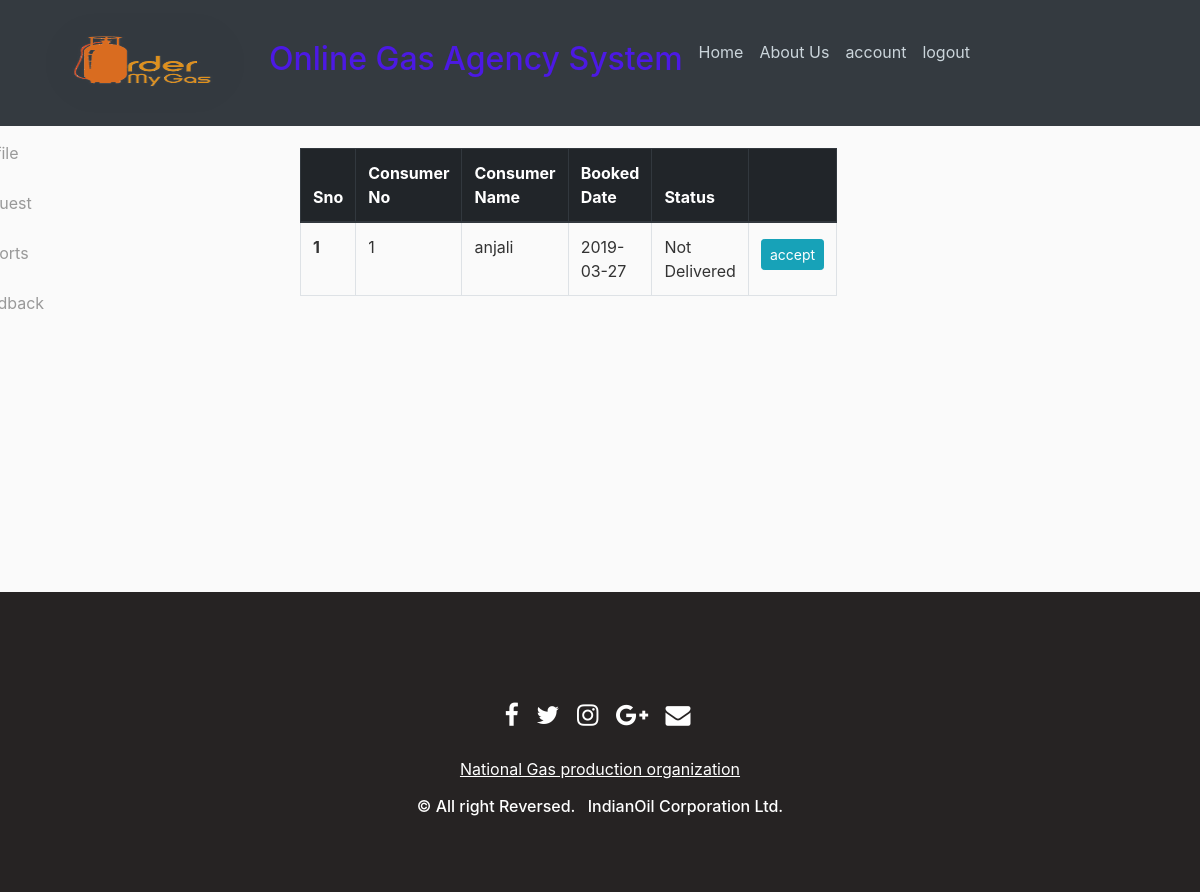
Before: /brequest (signed in) with the older database file.
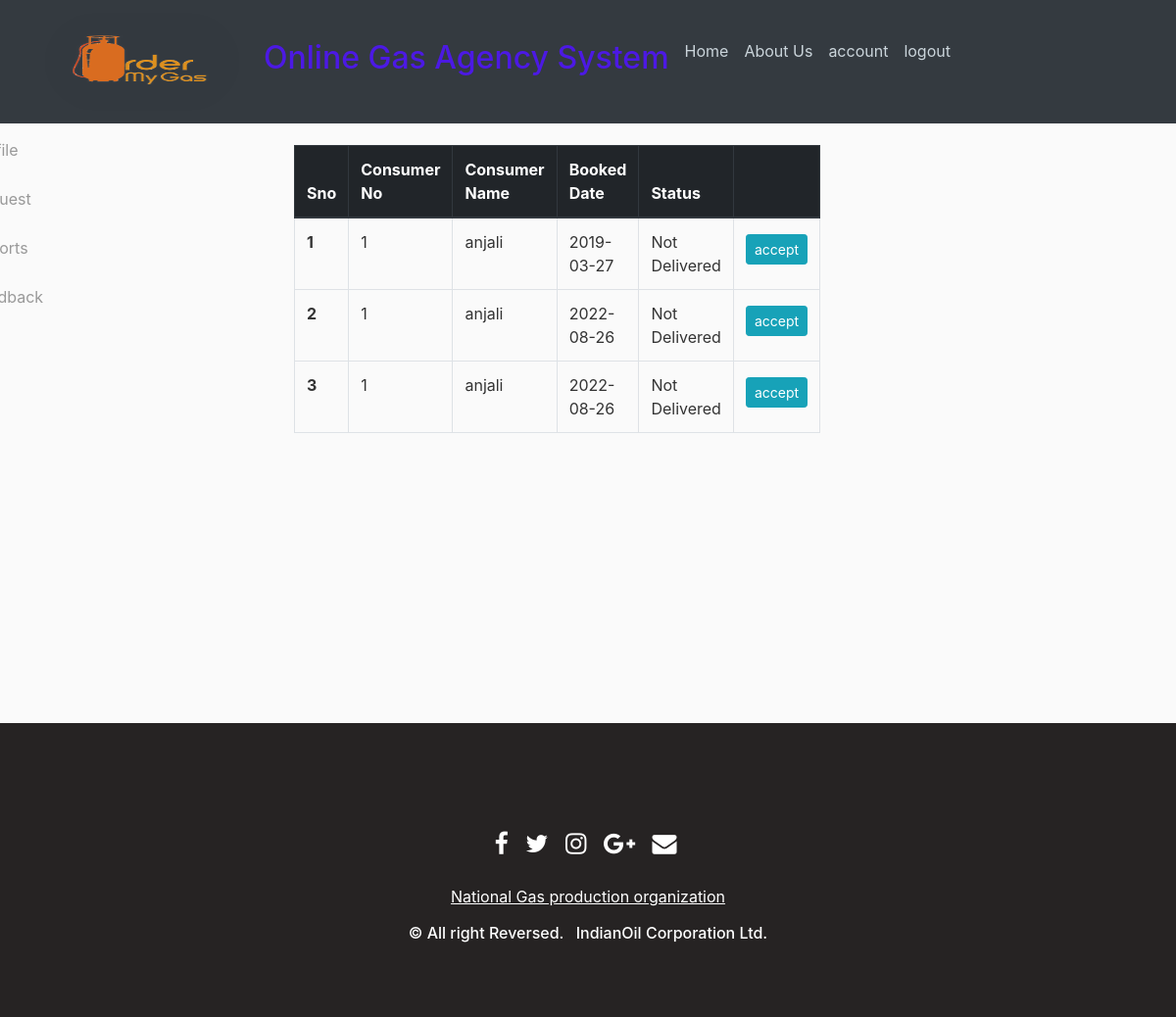
After: the same page with the newer database file.
### projectmain/dbcode.py (models this page shows, shortened)
class booking(db.Model):
    bid = db.Column(db.Integer,primary_key=True)
    bdate = db.Column(db.DateTime,nullable=False,default=datetime.utcnow)
    ddate = db.Column(db.DateTime,nullable=True)
    uid = db.Column(db.Integer,db.ForeignKey(User_reg.id),nullable=False)
    aid = db.Column(db.Integer,db.ForeignKey(agent.aid),nullable=False)
    status = db.Column(db.String(20),nullable=False)

class User_reg(db.Model,UserMixin):
    id = db.Column(db.Integer, primary_key=True)
    fname = db.Column(db.String(20),nullable=False)
    lname = db.Column(db.String(20),nullable=False)
    gender = db.Column(db.String(10),nullable=False)
    phone_no = db.Column(db.String(10),nullable=False)
    adress = db.Column(db.String(200),nullable=False)
    sid =db.Column(db.Integer,db.ForeignKey(state.id,ondelete="CASCADE"),nullable=False)
    did = db.Column(db.Integer,db.ForeignKey(district.did,ondelete="CASCADE"),nullable=False)
    cid = db.Column(db.Integer,db.ForeignKey(city.cid,ondelete="CASCADE"),nullable=False)
    aid = db.Column(db.Integer,db.ForeignKey(agent.aid,ondelete="CASCADE"),nullable=False)
    ctid = db.Column(db.Integer,db.ForeignKey(connection_type.ctid,ondelete="CASCADE"),nullable=False)
    username = db.Column(db.String(20), unique=True, nullable=False)
    email = db.Column(db.String(120), unique=True, nullable=False)
    image_file = db.Column(db.String(20), nullable=False, default='default.jpg')
    password = db.Column(db.String(60), nullable=False)
    fbck = db.relationship('feedback',cascade='all,delete',backref='User_reg')
    rol = db.relationship('roles',cascade='all,delete',backref='User_reg')

### projectmain/agent/routs.py (the view)
@Agent.route("/brequest", methods=['GET', 'POST'])
def brequest():
    if current_user.is_authenticated and current_user.role=='agent':
        pass
    else:
        abort(403)
    book = booking.query.filter_by(aid=current_user.aid,status='Not Delivered').all()
    return render_template('book.html',title='booking report',book=book,user=User_reg)

### projectmain/dbcode.py (called while the page is built)
@login_manager.user_loader
def load_user(id):
    return roles.query.get(int(id))

### projectmain/templates/book.html
{% extends 'distributor.html' %}
{% block agent_ac %}
  <table class="table table-bordered" style="margin-right:300px;margin-left:-30px">
  <thead class="thead-dark">
    <tr>
      <th scope="col">Sno</th>
      <th scope="col">Consumer No</th>
      <th scope="col">Consumer Name</th>
      <th scope="col">Booked Date</th>
      <th scope="col">Status</th>
       <th scope="col"></th>
 </tr>
  </thead>
  <tbody>
  {% for b in book %}
  {% with c=user.query.filter_by(id=b.uid).first() %}
 <tr>
      <th scope="row">{{ loop.index }}</th>
      <td>{{  c.id }}</td>
      <td>{{  c.fname }}</td>
      <td>{{  b.bdate.strftime('%Y-%m-%d') }}</td>
      <td>{{  b.status }}</td>
      <td><a class="btn btn-info btn-sm mt-1 mb-1" href="{{url_for('Agent.Brupdate',bid=b.bid) }}">accept</a></td>
    </tr>
    {% endwith %}
   {% endfor %}
</tbody>
</table>
{% endblock agent_ac %}

Changed rows visible on the page:
added booking: {{ c.id }} "1", {{ c.fname }} "anjali", bdate "2022-08-26", status "Not Delivered"
added booking: {{ c.id }} "1", {{ c.fname }} "anjali", bdate "2022-08-26", status "Not Delivered"
